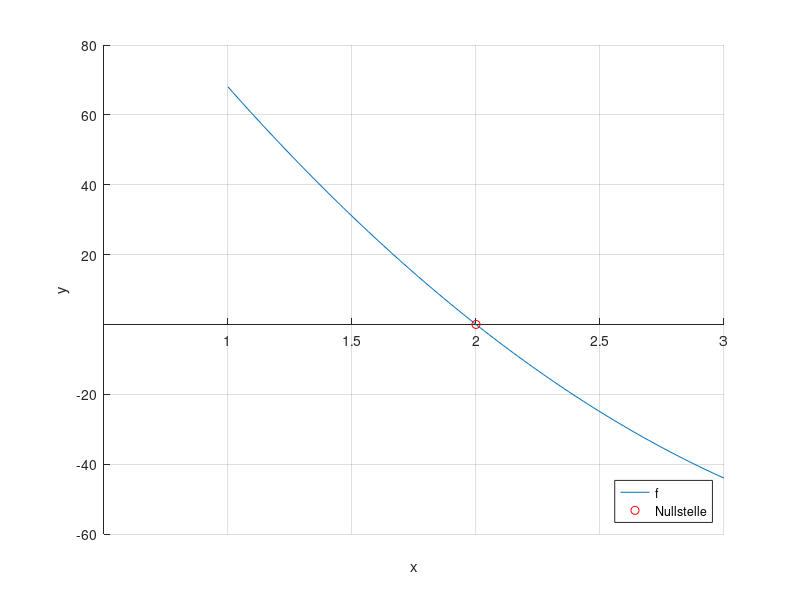

MATLAB code to generate this figure:
function Beispiel_Newton()
clear all
close all
% 
% Funktion, deren Nullstelle wir suchen und ihre Ableitung
% mögliche Beispiele: 
%              Schnittstelle von Kosinus mit Winkelhalbierender
%              Maximales Volumen einer Pralinenschachtel
%              Was Sie sonst noch für Ideen haben, Baywatch vielleicht
f = @(x) 12*x.*x-104*x+160;
df = @(x) 24*x-104;

% Startwert uns Toleranz festlegen
x0 =  2.5;
TOL = 1.0e-08; 

% Newton-Algorithmus starten
% flag=1 gibt Zwischeninformationen aus
x=MyNewton(f,df,x0,TOL,1);

% Ausgabe des Ergebnisses
% fprintf("Die Nullstelle lautet: %.2f mit Residuum: %.2e\n",...,...);

% Wenn gewünscht eine Graphik des Ergebnisses samt Kurve

h=figure(1);
xx = linspace(x-1,x+1,100);
hold on
grid on
plot(xx,f(xx));
plot(x,f(x),'ro')
set(gca,'XAxisLocation','origin','YAxisLocation','origin')
%daspect([1 1 1])
xlabel('x')
ylabel('y')
legend('f','Nullstelle','Location','southeast');
print(h,'-dpng','PicName.png');
uiwait(h);


end

function x=MyNewton(f,df,x0,TOL,flag)
%
% x=MyNewton(f,df,x0,TOL,flag)
%

iter = 0;
x = x0;
while abs(f(x))>TOL & iter<10
    iter = iter+1;
    if abs(df(x))<eps
        fprintf("Error in MyNewton\n");
        break
    else

        x = x - f(x)/df(x);
        
        if flag
            fprintf("iter = %010d: x = %10.2e, res = %10.2e\n",iter,x,abs(f(x))); 
        end
    end
end


end


